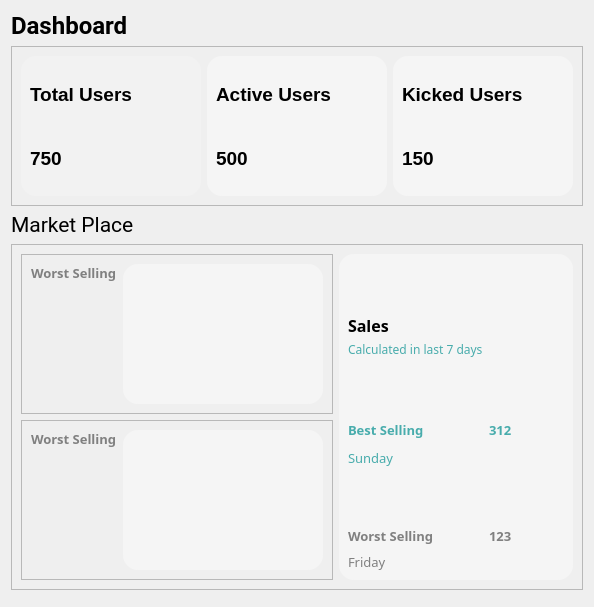
      <widget class="QWidget" name="Dashboard">
       <layout class="QVBoxLayout" name="verticalLayout_2">
        <item>
         <widget class="QLabel" name="label_3">
          <property name="maximumSize">
           <size>
            <width>16777215</width>
            <height>60</height>
           </size>
          </property>
          <property name="font">
           <font>
            <family>Roboto</family>
            <pointsize>18</pointsize>
            <weight>75</weight>
            <bold>true</bold>
           </font>
          </property>
          <property name="text">
           <string>Dashboard</string>
          </property>
         </widget>
        </item>
        <item alignment="Qt::AlignTop">
         <widget class="QFrame" name="frame_15">
          <property name="frameShape">
           <enum>QFrame::StyledPanel</enum>
          </property>
          <property name="frameShadow">
           <enum>QFrame::Raised</enum>
          </property>
          <layout class="QGridLayout" name="gridLayout_7">
           <item row="0" column="0">
            <widget class="QFrame" name="frame_5">
             <property name="sizePolicy">
              <sizepolicy hsizetype="Expanding" vsizetype="Preferred">
               <horstretch>0</horstretch>
               <verstretch>0</verstretch>
              </sizepolicy>
             </property>
             <property name="minimumSize">
              <size>
               <width>180</width>
               <height>140</height>
              </size>
             </property>
             <property name="maximumSize">
              <size>
               <width>16777215</width>
               <height>140</height>
              </size>
             </property>
             <property name="styleSheet">
              <string notr="true">background:#F2F2F2;
border-radius:15px;
color:black;</string>
             </property>
             <property name="frameShape">
              <enum>QFrame::StyledPanel</enum>
             </property>
             <property name="frameShadow">
              <enum>QFrame::Raised</enum>
             </property>
             <layout class="QGridLayout" name="gridLayout_4">
              <property name="sizeConstraint">
               <enum>QLayout::SetMinAndMaxSize</enum>
              </property>
              <item row="1" column="0">
               <widget class="QLabel" name="label_14">
                <property name="font">
                 <font>
                  <pointsize>14</pointsize>
                  <weight>75</weight>
                  <bold>true</bold>
                 </font>
                </property>
                <property name="styleSheet">
                 <string notr="true">text-align:center;
color:black;</string>
                </property>
                <property name="text">
                 <string>750</string>
                </property>
               </widget>
              </item>
              <item row="0" column="0">
               <widget class="QLabel" name="label_9">
                <property name="font">
                 <font>
                  <pointsize>14</pointsize>
                  <weight>75</weight>
                  <bold>true</bold>
                 </font>
                </property>
                <property name="styleSheet">
                 <string notr="true">text-align:center;
color:black;</string>
                </property>
                <property name="text">
                 <string>Total Users</string>
                </property>
               </widget>
              </item>
             </layout>
            </widget>
           </item>
           <item row="0" column="1">
            <widget class="QFrame" name="frame_6">
             <property name="sizePolicy">
              <sizepolicy hsizetype="Expanding" vsizetype="Preferred">
               <horstretch>0</horstretch>
               <verstretch>0</verstretch>
              </sizepolicy>
             </property>
             <property name="minimumSize">
              <size>
               <width>180</width>
               <height>140</height>
              </size>
             </property>
             <property name="styleSheet">
              <string notr="true">background:#f5f5f5;
border-radius:15px;</string>
             </property>
             <property name="frameShape">
              <enum>QFrame::StyledPanel</enum>
             </property>
             <property name="frameShadow">
              <enum>QFrame::Raised</enum>
             </property>
             <layout class="QGridLayout" name="gridLayout_5">
              <item row="0" column="0">
               <widget class="QLabel" name="label_10">
                <property name="font">
                 <font>
                  <pointsize>14</pointsize>
                  <weight>75</weight>
                  <bold>true</bold>
                 </font>
                </property>
                <property name="styleSheet">
                 <string notr="true">text-align:center;
color:black;</string>
                </property>
                <property name="text">
                 <string>Active Users</string>
                </property>
               </widget>
              </item>
              <item row="1" column="0">
               <widget class="QLabel" name="label_13">
                <property name="font">
                 <font>
                  <pointsize>14</pointsize>
                  <weight>75</weight>
                  <bold>true</bold>
                 </font>
                </property>
                <property name="styleSheet">
                 <string notr="true">text-align:center;
color:black;</string>
                </property>
                <property name="text">
                 <string>500</string>
                </property>
               </widget>
              </item>
             </layout>
            </widget>
           </item>
           <item row="0" column="2">
            <widget class="QFrame" name="frame_8">
             <property name="sizePolicy">
              <sizepolicy hsizetype="Expanding" vsizetype="Preferred">
               <horstretch>0</horstretch>
               <verstretch>0</verstretch>
              </sizepolicy>
             </property>
             <property name="minimumSize">
              <size>
               <width>180</width>
               <height>140</height>
              </size>
             </property>
             <property name="styleSheet">
              <string notr="true">background:#f5f5f5;
border-radius:15px;</string>
             </property>
             <property name="frameShape">
              <enum>QFrame::StyledPanel</enum>
             </property>
             <property name="frameShadow">
              <enum>QFrame::Raised</enum>
             </property>
             <layout class="QGridLayout" name="gridLayout_6">
              <item row="0" column="0">
               <widget class="QLabel" name="label_11">
                <property name="font">
                 <font>
                  <pointsize>14</pointsize>
                  <weight>75</weight>
                  <bold>true</bold>
                 </font>
                </property>
                <property name="styleSheet">
                 <string notr="true">text-align:center;
color:black;</string>
                </property>
                <property name="text">
                 <string>Kicked Users</string>
                </property>
               </widget>
              </item>
              <item row="1" column="0">
               <widget class="QLabel" name="label_12">
                <property name="font">
                 <font>
                  <pointsize>14</pointsize>
                  <weight>75</weight>
                  <bold>true</bold>
                 </font>
                </property>
                <property name="styleSheet">
                 <string notr="true">text-align:center;
color:black;</string>
                </property>
                <property name="text">
                 <string>150</string>
                </property>
               </widget>
              </item>
             </layout>
            </widget>
           </item>
          </layout>
         </widget>
        </item>
        <item>
         <widget class="QLabel" name="label_4">
          <property name="maximumSize">
           <size>
            <width>16777215</width>
            <height>70</height>
           </size>
          </property>
          <property name="font">
           <font>
            <family>Roboto</family>
            <pointsize>16</pointsize>
            <weight>50</weight>
            <bold>false</bold>
           </font>
          </property>
          <property name="text">
           <string>Market Place</string>
          </property>
         </widget>
        </item>
        <item>
         <widget class="QFrame" name="frame_7">
          <property name="frameShape">
           <enum>QFrame::StyledPanel</enum>
          </property>
          <property name="frameShadow">
           <enum>QFrame::Raised</enum>
          </property>
          <layout class="QGridLayout" name="gridLayout_9">
           <item row="0" column="1" rowspan="3">
            <widget class="QFrame" name="frame_64">
             <property name="styleSheet">
              <string notr="true">background:#f5f5f5;
border-radius:15px;</string>
             </property>
             <property name="frameShape">
              <enum>QFrame::StyledPanel</enum>
             </property>
             <property name="frameShadow">
              <enum>QFrame::Raised</enum>
             </property>
             <layout class="QGridLayout" name="gridLayout_8">
              <item row="7" column="1">
               <widget class="QLabel" name="label_51">
                <property name="font">
                 <font>
                  <family>Century Gothic</family>
                  <pointsize>10</pointsize>
                  <weight>75</weight>
                  <bold>true</bold>
                 </font>
                </property>
                <property name="styleSheet">
                 <string notr="true">color: grey;</string>
                </property>
                <property name="text">
                 <string>Worst Selling</string>
                </property>
                <property name="alignment">
                 <set>Qt::AlignBottom|Qt::AlignLeading|Qt::AlignLeft</set>
                </property>
               </widget>
              </item>
              <item row="5" column="2">
               <widget class="QLabel" name="label_53">
                <property name="font">
                 <font>
                  <family>Century Gothic</family>
                  <pointsize>10</pointsize>
                  <weight>75</weight>
                  <bold>true</bold>
                 </font>
                </property>
                <property name="styleSheet">
                 <string notr="true">color:#48ACAC</string>
                </property>
                <property name="text">
                 <string>312</string>
                </property>
                <property name="alignment">
                 <set>Qt::AlignBottom|Qt::AlignLeading|Qt::AlignLeft</set>
                </property>
               </widget>
              </item>
              <item row="5" column="1">
               <widget class="QLabel" name="label_50">
                <property name="font">
                 <font>
                  <family>Century Gothic</family>
                  <pointsize>10</pointsize>
                  <weight>75</weight>
                  <bold>true</bold>
                 </font>
                </property>
                <property name="styleSheet">
                 <string notr="true">color:#48ACAC</string>
                </property>
                <property name="text">
                 <string>Best Selling</string>
                </property>
                <property name="alignment">
                 <set>Qt::AlignBottom|Qt::AlignLeading|Qt::AlignLeft</set>
                </property>
               </widget>
              </item>
              <item row="6" column="1">
               <widget class="QLabel" name="label_43">
                <property name="minimumSize">
                 <size>
                  <width>0</width>
                  <height>20</height>
                 </size>
                </property>
                <property name="maximumSize">
                 <size>
                  <width>16777215</width>
                  <height>15</height>
                 </size>
                </property>
                <property name="font">
                 <font>
                  <family>Century Gothic</family>
                  <pointsize>10</pointsize>
                  <weight>50</weight>
                  <bold>false</bold>
                 </font>
                </property>
                <property name="styleSheet">
                 <string notr="true">color:#48ACAC</string>
                </property>
                <property name="text">
                 <string>Sunday</string>
                </property>
                <property name="alignment">
                 <set>Qt::AlignBottom|Qt::AlignLeading|Qt::AlignLeft</set>
                </property>
               </widget>
              </item>
              <item row="8" column="1">
               <widget class="QLabel" name="label_52">
                <property name="minimumSize">
                 <size>
                  <width>0</width>
                  <height>20</height>
                 </size>
                </property>
                <property name="maximumSize">
                 <size>
                  <width>16777215</width>
                  <height>20</height>
                 </size>
                </property>
                <property name="font">
                 <font>
                  <family>Century Gothic</family>
                  <pointsize>10</pointsize>
                  <weight>50</weight>
                  <bold>false</bold>
                 </font>
                </property>
                <property name="styleSheet">
                 <string notr="true">color: grey;</string>
                </property>
                <property name="text">
                 <string>Friday</string>
                </property>
                <property name="alignment">
                 <set>Qt::AlignBottom|Qt::AlignLeading|Qt::AlignLeft</set>
                </property>
               </widget>
              </item>
              <item row="7" column="3">
               <widget class="QLabel" name="label_39">
                <property name="font">
                 <font>
                  <family>Century Gothic</family>
                  <pointsize>10</pointsize>
                  <weight>75</weight>
                  <bold>true</bold>
                 </font>
                </property>
                <property name="styleSheet">
                 <string notr="true">color:#48ACAC;
image: url(:/Icons/Icons/icons8-scroll-down-50.png);</string>
                </property>
                <property name="text">
                 <string/>
                </property>
               </widget>
              </item>
              <item row="7" column="2">
               <widget class="QLabel" name="label_54">
                <property name="font">
                 <font>
                  <family>Century Gothic</family>
                  <pointsize>10</pointsize>
                  <weight>75</weight>
                  <bold>true</bold>
                 </font>
                </property>
                <property name="styleSheet">
                 <string notr="true">color: grey;</string>
                </property>
                <property name="text">
                 <string>123</string>
                </property>
                <property name="alignment">
                 <set>Qt::AlignBottom|Qt::AlignLeading|Qt::AlignLeft</set>
                </property>
               </widget>
              </item>
              <item row="3" column="1">
               <widget class="QLabel" name="label_45">
                <property name="font">
                 <font>
                  <family>Century Gothic</family>
                  <pointsize>12</pointsize>
                  <weight>75</weight>
                  <bold>true</bold>
                 </font>
                </property>
                <property name="styleSheet">
                 <string notr="true">color:black</string>
                </property>
                <property name="text">
                 <string>Sales</string>
                </property>
                <property name="alignment">
                 <set>Qt::AlignBottom|Qt::AlignLeading|Qt::AlignLeft</set>
                </property>
               </widget>
              </item>
              <item row="5" column="3">
               <widget class="QLabel" name="label_37">
                <property name="font">
                 <font>
                  <family>Century Gothic</family>
                  <pointsize>10</pointsize>
                  <weight>75</weight>
                  <bold>true</bold>
                 </font>
                </property>
                <property name="styleSheet">
                 <string notr="true">color:#48ACAC;
image: url(:/Icons/Icons/icons8-scroll-up-50.png);</string>
                </property>
                <property name="text">
                 <string/>
                </property>
               </widget>
              </item>
              <item row="4" column="1">
               <widget class="QLabel" name="label_18">
                <property name="maximumSize">
                 <size>
                  <width>16777215</width>
                  <height>15</height>
                 </size>
                </property>
                <property name="font">
                 <font>
                  <family>Century Gothic</family>
                  <pointsize>9</pointsize>
                  <weight>50</weight>
                  <bold>false</bold>
                 </font>
                </property>
                <property name="styleSheet">
                 <string notr="true">color: #48ACAC;</string>
                </property>
                <property name="text">
                 <string>Calculated in last 7 days</string>
                </property>
                <property name="alignment">
                 <set>Qt::AlignBottom|Qt::AlignLeading|Qt::AlignLeft</set>
                </property>
               </widget>
              </item>
             </layout>
            </widget>
           </item>
           <item row="2" column="0">
            <widget class="QFrame" name="frame_11">
             <property name="frameShape">
              <enum>QFrame::StyledPanel</enum>
             </property>
             <property name="frameShadow">
              <enum>QFrame::Raised</enum>
             </property>
             <layout class="QGridLayout" name="gridLayout_11">
              <item row="0" column="0" alignment="Qt::AlignTop">
               <widget class="QLabel" name="label_56">
                <property name="font">
                 <font>
                  <family>Century Gothic</family>
                  <pointsize>10</pointsize>
                  <weight>75</weight>
                  <bold>true</bold>
                 </font>
                </property>
                <property name="styleSheet">
                 <string notr="true">color: grey;</string>
                </property>
                <property name="text">
                 <string>Worst Selling</string>
                </property>
                <property name="alignment">
                 <set>Qt::AlignBottom|Qt::AlignLeading|Qt::AlignLeft</set>
                </property>
               </widget>
              </item>
              <item row="0" column="1">
               <widget class="QLabel" name="lblSalePerDay_2">
                <property name="minimumSize">
                 <size>
                  <width>200</width>
                  <height>140</height>
                 </size>
                </property>
                <property name="styleSheet">
                 <string notr="true">background:#f5f5f5;
border-radius:15px;</string>
                </property>
                <property name="text">
                 <string/>
                </property>
               </widget>
              </item>
             </layout>
            </widget>
           </item>
           <item row="0" column="0" rowspan="2">
            <widget class="QFrame" name="frame_10">
             <property name="frameShape">
              <enum>QFrame::StyledPanel</enum>
             </property>
             <property name="frameShadow">
              <enum>QFrame::Raised</enum>
             </property>
             <layout class="QGridLayout" name="gridLayout_10">
              <item row="0" column="0" alignment="Qt::AlignTop">
               <widget class="QLabel" name="label_55">
                <property name="font">
                 <font>
                  <family>Century Gothic</family>
                  <pointsize>10</pointsize>
                  <weight>75</weight>
                  <bold>true</bold>
                 </font>
                </property>
                <property name="styleSheet">
                 <string notr="true">color: grey;</string>
                </property>
                <property name="text">
                 <string>Worst Selling</string>
                </property>
                <property name="alignment">
                 <set>Qt::AlignBottom|Qt::AlignLeading|Qt::AlignLeft</set>
                </property>
               </widget>
              </item>
              <item row="0" column="1">
               <widget class="QLabel" name="lblSalePerDay">
                <property name="minimumSize">
                 <size>
                  <width>200</width>
                  <height>140</height>
                 </size>
                </property>
                <property name="styleSheet">
                 <string notr="true">background:#f5f5f5;
border-radius:15px;</string>
                </property>
                <property name="text">
                 <string/>
                </property>
               </widget>
              </item>
             </layout>
            </widget>
           </item>
          </layout>
         </widget>
        </item>
        <item>
         <widget class="QFrame" name="frame_9">
          <property name="frameShape">
           <enum>QFrame::StyledPanel</enum>
          </property>
          <property name="frameShadow">
           <enum>QFrame::Raised</enum>
          </property>
         </widget>
        </item>
       </layout>
      </widget>
